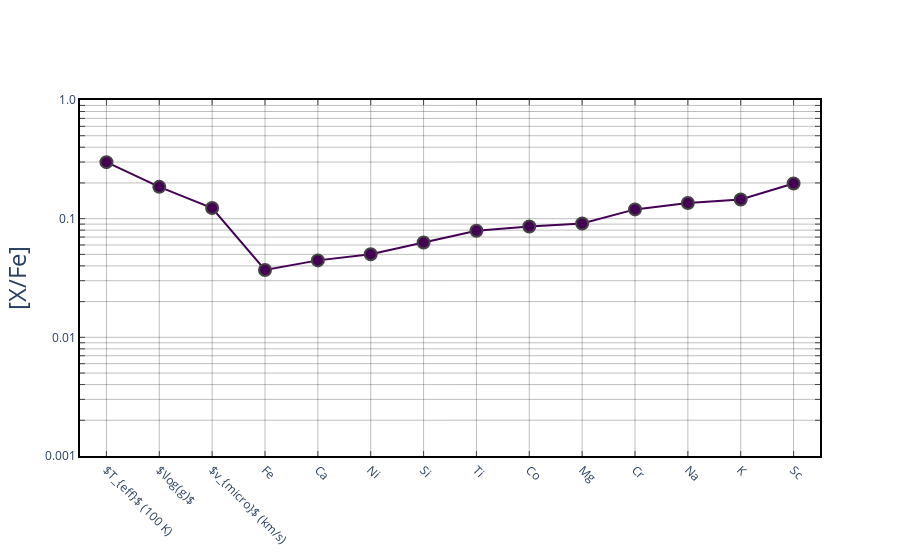

The notebook cell this image was saved under:
### Markdown cell above
## Calculating CRLBs

Now we have all the tools to calculate the CRLBs!

### Code cell
import pandas as pd
import plotly.graph_objs as go

from chemicalc import instruments as inst
from chemicalc import s2n
from chemicalc import reference_spectra as ref
from chemicalc.utils import calc_crlb, sort_crlb
from chemicalc.plot import plotly_crlb, overplot_crlb, multiplot_crlb

# Initialize Preset Instrument
allInst = inst.AllInstruments()
d1200g = allInst.spectrographs['DEIMOS 1200G']

# Initialize Reference Spectra
RGB = ref.ReferenceSpectra(reference='RGB_m1.5', res='high')

# Convolve Reference Spectra to Insturment Resolution
RGB.convolve(d1200g)

# Calculate Gradient Spectra
RGB.calc_gradient(d1200g.name, symmetric=True, ref_included=True, v_micro_scaling=1)

# Set SNR
one_hour = 3600  # s
d1200G_snr_query_1h = s2n.Sig2NoiseDEIMOS(grating='1200G', exptime=1*one_hour, mag=19, magtype='Vega',
                                          band='Buser_V.dat', template='K5V_pickles_36.fits',
                                          cwave='7000', slitwidth='0.75', binning='1x1',
                                          airmass=1.1, seeing=0.75, redshift=0)
d1200g.set_snr(d1200G_snr_query_1h)

# Calculate CRLB
CRLB = pd.DataFrame(index=RGB.labels.index)
CRLB[d1200g.name] = calc_crlb(RGB, d1200g)
CRLB = sort_crlb(CRLB, cutoff=0.3, sort_by='default')

# Plot CRLB
CRLB.index = [r'$T_{eff}$ (100 K)', r'$\log(g)$', r'$v_{micro}$ (km/s)'] + list(CRLB.index[3:])
plotly_crlb(CRLB)

### Figure 1 — Plotly figure (JSON) as saved in the notebook; plotly's stock layout.template omitted (floating-point values rounded to 4 significant figures)
{"data": [{"connectgaps": true, "line": {"color": "rgba(0.267004, 0.004874, 0.329415, 1.0)"}, "marker": {"line": {"width": 2}, "size": 12}, "mode": "lines+markers", "name": "DEIMOS 1200G", "type": "scatter", "x": ["$T_{eff}$ (100 K)", "$\\log(g)$", "$v_{micro}$ (km/s)", "Fe", "Ca", "Ni", "Si", "Ti", "Co", "Mg", "Cr", "Na", "K", "Sc"], "y": [0.2995, 0.1854, 0.123, 0.03697, 0.04452, 0.05019, 0.06298, 0.07915, 0.08585, 0.09114, 0.1197, 0.1355, 0.145, 0.198]}], "layout": {"legend": {"font": {"size": 16}, "orientation": "h", "x": 0.99, "xanchor": "right", "y": 0.01, "yanchor": "bottom"}, "plot_bgcolor": "white", "xaxis": {"gridcolor": "rgba(0,0,0,0.25)", "linecolor": "black", "linewidth": 2, "mirror": "ticks", "range": [-0.5, 13.5], "showline": true, "tickangle": 45, "ticks": "inside", "zeroline": false}, "yaxis": {"gridcolor": "rgba(0,0,0,0.25)", "linecolor": "black", "linewidth": 2, "mirror": "ticks", "range": [-3, 0], "showline": true, "ticks": "inside", "ticktext": ["0.001", "", "", "", "", "", "", "", "", "0.01", "", "", "", "", "", "", "", "", "0.1", "", "", "", "", "", "", "", "", "1.0"], "tickvals": [0.001, 0.002, 0.003, 0.004, 0.005, 0.006, 0.007, 0.008, 0.009, 0.01, 0.02, 0.03, 0.04, 0.05, 0.06, 0.07, 0.08, 0.09, 0.1, 0.2, 0.3, 0.4, 0.5, 0.6, 0.7, 0.8, 0.9, 1], "title": {"font": {"size": 24}, "text": "[X/Fe]"}, "type": "log", "zeroline": false}}}
